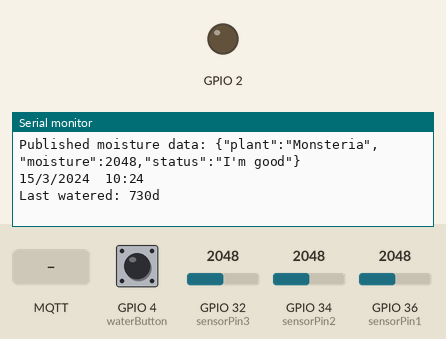
Recording of a sketch running on a simulated ESP32. Parts: output pins drawn as LEDs (lit = HIGH), the last lines printed to the serial monitor. Inputs (shaded band) come from the test bench; at power-on: GPIO 32 (sensorPin3) = 2048, GPIO 34 (sensorPin2) = 2048, GPIO 36 (sensorPin1) = 2048, GPIO 4 (waterButton) HIGH. WiFi joins after 1.5 s; servers stay silent unless stated; the local clock reads 2024-03-15 10:24:30 at power-on unless the sketch sets it; no MQTT or app messages arrive unless stated; not simulated (calls return 0 or success): credentials.h; pins used as bus, display or sensor lines are not drawn.

Above: at 4.7 s.
4.8 s: GPIO 32 (sensorPin3) set to 2866
At 6.1 s:
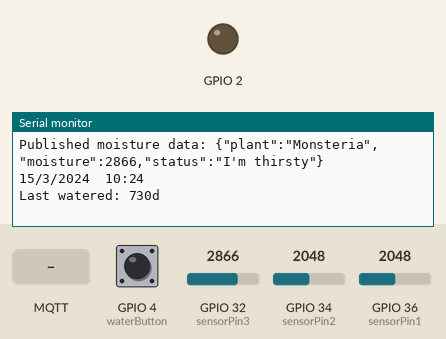
8.2 s: GPIO 34 (sensorPin2) set to 2866
11.4 s: GPIO 36 (sensorPin1) set to 2866
14.5 s: MQTT message "on" arrives on the first subscribed topic
At 15.6 s:
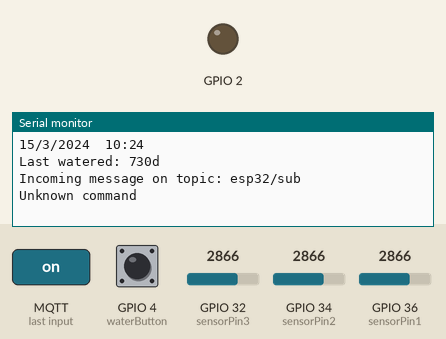
16.7 s: GPIO 4 (waterButton) pulled LOW for 3.2 s
At 19.1 s:
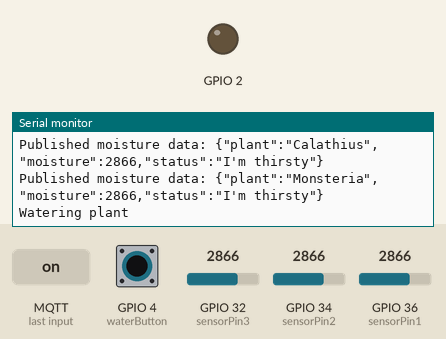
21.4 s: GPIO 32 (sensorPin3) set to 2047
At 22.2 s:
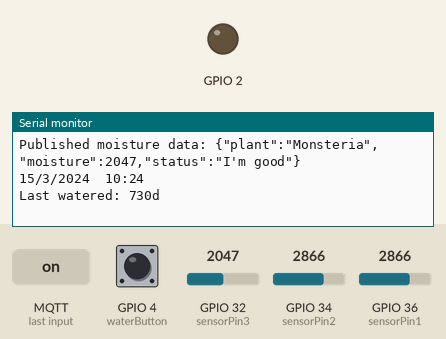
Timing chart, 0 to 24.4 s (numbered marks = the images above; inputs shaded):
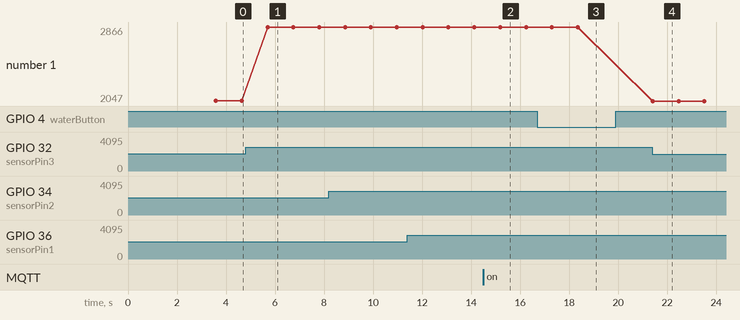

Measured:
- after the input at 4.8 s, the serial monitor: prints a new line after 0.89 s (image 1)
- after the input at 14.5 s, the serial monitor: prints a new line after 0.71 s (image 2)
- after the input at 16.7 s, the serial monitor: prints a new line after 1.7 s (image 3)
- after the input at 21.4 s, the serial monitor: prints a new line at once (image 4)
- plotted number 1: 2048 → 2866 after the input at 4.8 s, 2866 → 2047 after the input at 21.4 s

The sketch:

esp_aws.ino
```cpp
#include <Wire.h>
#include <time.h>
#include <ArduinoJson.h>
#include <credentials.h>
#include "utils.h"

// Soil moisture levels
#define soilWet 1000
#define soilDry 2700

// Pin definitions
#define plantName1 "Basilson"
#define sensorPin1 36
#define sensorPower1 25

#define plantName2 "Calathius"
#define sensorPin2 34
#define sensorPower2 26

#define plantName3 "Monsteria"
#define sensorPin3 32
#define sensorPower3 27

// Time server
const char* ntpServer = "pool.ntp.org";

bool timeInitialized = false;
unsigned long lastWatered = 0;

// Button handling variables
const int waterButton = 4;
int lastButtonState = HIGH;
unsigned long lastDebounceTime = 0;
unsigned long debounceDelay = 50;

void setup() {
  Serial.begin(115200);

  pinMode(sensorPower1, OUTPUT);
  digitalWrite(sensorPower1, LOW);
  pinMode(sensorPower2, OUTPUT);
  digitalWrite(sensorPower2, LOW);
  pinMode(sensorPower3, OUTPUT);
  digitalWrite(sensorPower3, LOW);
  pinMode(waterButton, INPUT_PULLUP);

  pinMode(2, OUTPUT);
  digitalWrite(2, LOW); // Ensure LED is off initially

  connectAWS();

  // Set up time
  configTime(3600, 3600, ntpServer);
  delay(2000);

  // Wait for time to be set
  int timeoutCounter = 0;
  while (!timeInitialized && timeoutCounter < 10) {
    time_t now;
    struct tm timeinfo;
    if (getLocalTime(&timeinfo)) {
      timeInitialized = true;
      time(&now);
      lastWatered = now - (2 * 365 * 24 * 60 * 60);
      Serial.println("Time initialized successfully");
    } else {
      delay(1000);
      timeoutCounter++;
    }
  }

  if (!timeInitialized) {
    Serial.println("Failed to initialize time");
  }
}

void loop() {
  time_t now;
  struct tm timeinfo;
  time(&now);
  localtime_r(&now, &timeinfo);

  int moisture1 = readSensor(sensorPin1, sensorPower1);
  int moisture2 = readSensor(sensorPin2, sensorPower2);
  int moisture3 = readSensor(sensorPin3, sensorPower3);

  String status1 = getStatus(moisture1);
  String status2 = getStatus(moisture2);
  String status3 = getStatus(moisture3);

  Serial.print("Plant 1: "); Serial.print(moisture1); Serial.print(" | ");
  Serial.print("Plant 2: "); Serial.print(moisture2); Serial.print(" | ");
  Serial.print("Plant 3: "); Serial.print(moisture3); Serial.print(" | ");

  Serial.println();
  // Publish moisture data to AWS IoT
  publishMoistureData(plantName1, moisture1, status1);
  publishMoistureData(plantName2, moisture2, status2);
  publishMoistureData(plantName3, moisture3, status3);

  int reading = digitalRead(waterButton);

  // Check for button press with debouncing
  if (reading != lastButtonState) {
    lastDebounceTime = millis();
  }

  if ((millis() - lastDebounceTime) > debounceDelay) {
    if (reading == LOW) {
      Serial.println("\nWatering plant");
      delay(2000);
    }
  }

  lastButtonState = reading;

  int daysSinceWatered = (now - lastWatered) / (60 * 60 * 24);

  Serial.print(timeinfo.tm_mday, DEC);
  Serial.print("/");
  Serial.print(timeinfo.tm_mon + 1, DEC);
  Serial.print("/");
  Serial.print(timeinfo.tm_year + 1900, DEC);
  Serial.print("  ");
  Serial.print(timeinfo.tm_hour, DEC);
  Serial.print(":");
  Serial.println(timeinfo.tm_min, DEC);

  Serial.print("Last watered: ");
  Serial.print(daysSinceWatered, DEC);
  Serial.println("d");

  client.loop();
  delay(1000);

  Serial.println("");
  Serial.println("");
}

int readSensor(int plantPin, int power) {
  digitalWrite(power, HIGH);
  delay(10);
  int val = analogRead(plantPin);
  digitalWrite(power, LOW);
  return val;
}

String getStatus(int moisture) {
  if (moisture < soilWet) {
    return "I'm Hydrated";
  } else if (moisture >= soilWet && moisture < soilDry) {
    return "I'm good";
  } else {
    return "I'm thirsty";
  }
}

void publishMoistureData(String plantName, int moisture, String status) {
  StaticJsonDocument<200> doc;
  doc["plant"] = plantName;
  doc["moisture"] = moisture;
  doc["status"] = status;

  char jsonBuffer[512];
  serializeJson(doc, jsonBuffer);
  client.publish(AWS_IOT_PUBLISH_TOPIC, jsonBuffer);
  Serial.println("Published moisture data: " + String(jsonBuffer));
}
```

certs.h
```cpp
#include <credentials.h>

#include <pgmspace.h>
#define THINGNAME "espPlant" // replace with thing name

const char WIFI_SSID[] = mySSIDLap; // replace with wifi ssid
const char WIFI_PASSWORD[] = myPASSWORDLap; // replace with wifi password

const char AWS_IOT_ENDPOINT[] = "ago7pjnsi0c27-ats.iot.eu-north-1.amazonaws.com"; // replace with iot endpoint

// Amazon Root CA 1 :
static const char AWS_CERT_CA[] PROGMEM = R"EOF(
-----BEGIN CERTIFICATE-----
MIIDQTCCAimgAwIBAgITBmyfz5m/jAo54vB4ikPmljZbyjANBgkqhkiG9w0BAQsF
ADA5MQswCQYDVQQGEwJVUzEPMA0GA1UEChMGQW1hem9uMRkwFwYDVQQDExBBbWF6
b24gUm9vdCBDQSAxMB4XDTE1MDUyNjAwMDAwMFoXDTM4MDExNzAwMDAwMFowOTEL
MAkGA1UEBhMCVVMxDzANBgNVBAoTBkFtYXpvbjEZMBcGA1UEAxMQQW1hem9uIFJv
b3QgQ0EgMTCCASIwDQYJKoZIhvcNAQEBBQADggEPADCCAQoCggEBALJ4gHHKeNXj
ca9HgFB0fW7Y14h29Jlo91ghYPl0hAEvrAIthtOgQ3pOsqTQNroBvo3bSMgHFzZM
9O6II8c+6zf1tRn4SWiw3te5djgdYZ6k/oI2peVKVuRF4fn9tBb6dNqcmzU5L/qw
IFAGbHrQgLKm+a/sRxmPUDgH3KKHOVj4utWp+UhnMJbulHheb4mjUcAwhmahRWa6
VOujw5H5SNz/0egwLX0tdHA114gk957EWW67c4cX8jJGKLhD+rcdqsq08p8kDi1L
93FcXmn/6pUCyziKrlA4b9v7LWIbxcceVOF34GfID5yHI9Y/QCB/IIDEgEw+OyQm
jgSubJrIqg0CAwEAAaNCMEAwDwYDVR0TAQH/BAUwAwEB/zAOBgNVHQ8BAf8EBAMC
AYYwHQYDVR0OBBYEFIQYzIU07LwMlJQuCFmcx7IQTgoIMA0GCSqGSIb3DQEBCwUA
A4IBAQCY8jdaQZChGsV2USggNiMOruYou6r4lK5IpDB/G/wkjUu0yKGX9rbxenDI
U5PMCCjjmCXPI6T53iHTfIUJrU6adTrCC2qJeHZERxhlbI1Bjjt/msv0tadQ1wUs
N+gDS63pYaACbvXy8MWy7Vu33PqUXHeeE6V/Uq2V8viTO96LXFvKWlJbYK8U90vv
o/ufQJVtMVT8QtPHRh8jrdkPSHCa2XV4cdFyQzR1bldZwgJcJmApzyMZFo6IQ6XU
5MsI+yMRQ+hDKXJioaldXgjUkK642M4UwtBV8ob2xJNDd2ZhwLnoQdeXeGADbkpy
rqXRfboQnoZsG4q5WTP468SQvvG5
-----END CERTIFICATE-----
)EOF";

// Device Certificate
static const char AWS_CERT_CRT[] PROGMEM = R"KEY(
-----BEGIN CERTIFICATE-----
MIIDWTCCAkGgAwIBAgIUD98DMziGfTJNeHDfleqWD4AaL0QwDQYJKoZIhvcNAQEL
BQAwTTFLMEkGA1UECwxCQW1hem9uIFdlYiBTZXJ2aWNlcyBPPUFtYXpvbi5jb20g
SW5jLiBMPVNlYXR0bGUgU1Q9V2FzaGluZ3RvbiBDPVVTMB4XDTI0MDgzMTE2MTEx
MVoXDTQ5MTIzMTIzNTk1OVowHjEcMBoGA1UEAwwTQVdTIElvVCBDZXJ0aWZpY2F0
ZTCCASIwDQYJKoZIhvcNAQEBBQADggEPADCCAQoCggEBAMI5f0pPhK+LlCmVgsK3
szq0hlDSUOLucepZxdySA2F2hlABGiwrOQB5B3edt9TUPu8aSfvoMjxM0z5tgfP8
jlwL0pQqGjzV8vRp40gyaVj9D38l+x/Yro5nlq1zUV7Jjatwqidyz0fp6bM7Y7ai
/qt9YPcfcVoMc4zaWeZ5yacXKcqrasFsgf93vOSBaqmEwDyaqDLi9F6yVuZdkJHM
SbLNeAkBU4JeMTIh0cNxz4Flnqd9lZ04dUipoILfBMee0i1X9oJCV/4KWTMLPMzB
OQj2vi89B3iau+BflYiJlSMFmjfAvQqNK64752jdVy0KHLaq8fFpDRF31I0DpmrQ
n10CAwEAAaNgMF4wHwYDVR0jBBgwFoAUfGIP0Abb+kvbBetZrvRBPhfGtfkwHQYD
VR0OBBYEFD72ap9vsd435fNhZpEWgPOm3Y+aMAwGA1UdEwEB/wQCMAAwDgYDVR0P
AQH/BAQDAgeAMA0GCSqGSIb3DQEBCwUAA4IBAQBbhUXEARGAmecazCvkSVqDXlN+
xE2bVmhCF4PSzWzrXrGCVNJdHd+khjGqncV2f1xbLAraRd0Em1k6AlR/QRqVtiTi
uKmpeidid3XBaZVmOHWpKkVfZpN975+T7pQcEJEiQ95to8NnNKKBsCSmag9Ic8De
q9+DxylOfYjRAE9uKwxIc8Z9r6jdRwYU+Ks4xjbTddL4vqvH1EjDfjvHi79iESrT
SbpkjUbRZebmB+zLec5IzUlS6o22YsA2WUBLmUXscDnqoe+v1Mw+RtG3Tvn6cPbJ
280tX+zt7ibYO3OnNmgl6uTdXvt68yQkn3MzaX52mNBimd0UnyMcEGDhKJ0+
-----END CERTIFICATE-----
)KEY";

// Device Private key
static const char AWS_CERT_PRIVATE[] PROGMEM = R"KEY(
-----BEGIN RSA PRIVATE KEY-----
MIIEpAIBAAKCAQEAwjl/Sk+Er4uUKZWCwrezOrSGUNJQ4u5x6lnF3JIDYXaGUAEa
LCs5AHkHd5231NQ+7xpJ++gyPEzTPm2B8/yOXAvSlCoaPNXy9GnjSDJpWP0PfyX7
H9iujmeWrXNRXsmNq3CqJ3LPR+npsztjtqL+q31g9x9xWgxzjNpZ5nnJpxcpyqtq
wWyB/3e85IFqqYTAPJqoMuL0XrJW5l2QkcxJss14CQFTgl4xMiHRw3HPgWWep32V
nTh1SKmggt8Ex57SLVf2gkJX/gpZMws8zME5CPa+Lz0HeJq74F+ViImVIwWaN8C9
Co0rrjvnaN1XLQoctqrx8WkNEXfUjQOmatCfXQIDAQABAoIBAAyG7tnZJSK5avX/
qa5rcMjxidQ+rG7mmDxYS/W9CTDJF0Kjv49nvkZ0h/HEH24/vktns6vmvw66mclm
AMK+4GO5c3yQ9p5D4ma3SayHa9oMgGpgBcF5FVEkB0jqri3h7BxJqP/gXNQzlxoz
U2wdOTXQYWevBH2dXfqQvsmpw0Lek5nmJ0XYfD7M95c6hLHyzHCz1GTUIUqQGXT6
yXsJHSzamz+UkZA6aSXxWodtLZtQ9+yDZq2hpR9VitZZhoHK2sXjVbCINsgPCpfY
3y0L1IenR80wwsO/dPviCG1oENTWv+8/6Czca2QynhNerRsQZ4EC5rejmyp6xGVS
MxpNNdUCgYEA/QcffX7Bl3iNGXy0dgROPRc5PNTuG7yB/5uIXbQAporCxIydjUOS
/cOamNBcd5FAYI7URw0xPUl8FwU7Z4NEYVb46y3ZHAfqSKRjEoNHUe+TMuXZkF5v
mHwv1MfwWyfh0TWugmeiowksMtBKiwKfWUDAqNQUy1TCfiak3x/b7xcCgYEAxIGM
OB3MpOw5xT+Ug/hGibeQOpLq2JdyDPoG5KEyR2fEcRj00G6j32jODXqFJBDvkbRo
6rEyecT/QatnHtpJFeMkv2RI0GKLOMciUcdyayhrgseB3uBgwLasIXHltAV1+6OK
uUmrtvAos5EzI8FuLmPIQ/6apJIi9tN4AfKyTasCgYATaI92zdlFqB6SnOkuwEfM
EdL3IpIdGImUNLbyEROXsr8b2nlfU5ab1nwuSpU9KqwYe/w2cwGa5N8a2PDkkMIX
AVfYmky0BLto1QswaVd4JntRBSZ6F3RR6vy0Qp3iMB33MTnwkMh93v8/6pA9N3dH
nlro2FO8AQVmLcqpvsTdAwKBgQCo3ecgxkL5q2MN5dB8BFyhtpSEMYMNtD+3dRl9
WiU6BatjwZ2IjLvYnlkMbjCCSOeHX/EVVkdZK3hr9577fXx3CaanrseABF894KrW
ej4SZj7VuRsa69lZYuHTL+zE4jh8khMBnZSp9gIUJgA7httnlCoifGZqbIcNc7ba
fbTKVwKBgQCdvL6PTH/bk50yPmXf2ClqWhpZT4p1Hs9gyQ8+rtz/3bI7/FOczArj
oUR6hSSnTkMxHdZc6yXOQ/+/7gUmsSeIponJi0TkwM5+86WwbEhpz+t4BoMuUzV8
70fO9E7l5i2pLCqzBkxmBZbAB6oUOHN+fIocvn6K7vWOWxcsehc28w==
-----END RSA PRIVATE KEY-----
)KEY";
```

utils.h
```cpp
#include <Arduino_BuiltIn.h>
#include "certs.h"
#include <WiFiClientSecure.h>
#include <PubSubClient.h>
#include <ArduinoJson.h>
#include "WiFi.h"

#define AWS_IOT_PUBLISH_TOPIC   "esp32/pub"
#define AWS_IOT_SUBSCRIBE_TOPIC "esp32/sub"

WiFiClientSecure net = WiFiClientSecure();
PubSubClient client(net);

void messageHandler(char* topic, byte* payload, unsigned int length) {
  Serial.print("Incoming message on topic: ");
  Serial.println(topic);

  StaticJsonDocument<200> doc;
  deserializeJson(doc, payload, length);
  const char* ledState = doc["led"]; // expecting "on" or "off"

  if (strcmp(ledState, "on") == 0) {
    digitalWrite(2, HIGH);  // Turn the LED on
    Serial.println("LED turned ON");
  } else if (strcmp(ledState, "off") == 0) {
    digitalWrite(2, LOW);   // Turn the LED off
    Serial.println("LED turned OFF");
  } else {
    Serial.println("Unknown command");
  }
}

void connectAWS() {
  WiFi.mode(WIFI_STA);
  WiFi.begin(WIFI_SSID, WIFI_PASSWORD);

  Serial.println("Connecting to Wi-Fi");

  while (WiFi.status() != WL_CONNECTED){
    delay(500);
    Serial.print(".");
  }
  Serial.println("Connected to Wi-Fi");

  // Configure WiFiClientSecure to use the AWS IoT device credentials
  net.setCACert(AWS_CERT_CA);
  net.setCertificate(AWS_CERT_CRT);
  net.setPrivateKey(AWS_CERT_PRIVATE);

  // Connect to the MQTT broker on the AWS endpoint we defined earlier
  client.setServer(AWS_IOT_ENDPOINT, 8883);

  // Create a message handler
  client.setCallback(messageHandler);

  Serial.println("Connecting to AWS IOT");

  while (!client.connect(THINGNAME)) {
    Serial.print(".");
    delay(100);
  }

  if (!client.connected()) {
    Serial.println("AWS IoT Timeout!");
    return;
  }

  client.subscribe(AWS_IOT_SUBSCRIBE_TOPIC);
  Serial.println("Subscribed to topic: " + String(AWS_IOT_SUBSCRIBE_TOPIC));

  Serial.println("AWS IoT Connected!");
}

void publishMessage(int metricsValue) {
  StaticJsonDocument<200> doc;
  doc["metrics"] = metricsValue;

  char jsonBuffer[512];
  serializeJson(doc, jsonBuffer);

  client.publish(AWS_IOT_PUBLISH_TOPIC, jsonBuffer);
  Serial.println("Published message: " + String(jsonBuffer));
}
```
